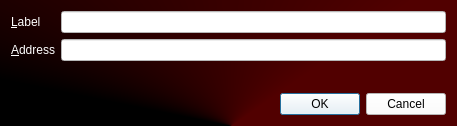
<?xml version="1.0" encoding="UTF-8"?>
<ui version="4.0">
 <class>EditAddressDialog</class>
 <widget class="QDialog" name="EditAddressDialog">
  <property name="geometry">
   <rect>
    <x>0</x>
    <y>0</y>
    <width>457</width>
    <height>126</height>
   </rect>
  </property>
  <property name="windowTitle">
   <string>Edit Address</string>
  </property>
  <property name="styleSheet">
   <string notr="true">font: 75 12pt &quot;Century Gothic&quot;;
background: qconicalgradient(cx:0.506, cy:1, angle:0.2, stop:0.1875 rgba(81, 0, 0, 255), stop:0.397727 rgba(0, 0, 0, 255))</string>
  </property>
  <layout class="QVBoxLayout" name="verticalLayout">
   <item>
    <layout class="QFormLayout" name="formLayout">
     <property name="fieldGrowthPolicy">
      <enum>QFormLayout::AllNonFixedFieldsGrow</enum>
     </property>
     <item row="0" column="0">
      <widget class="QLabel" name="label">
       <property name="styleSheet">
        <string notr="true">background: none;
color: #ffffff</string>
       </property>
       <property name="text">
        <string>&amp;Label</string>
       </property>
       <property name="buddy">
        <cstring>labelEdit</cstring>
       </property>
      </widget>
     </item>
     <item row="0" column="1">
      <widget class="QLineEdit" name="labelEdit">
       <property name="toolTip">
        <string>The label associated with this address book entry</string>
       </property>
       <property name="styleSheet">
        <string notr="true">font: 10pt &quot;Arial Narrow&quot;;
background: #ffffff;
color: #000000</string>
       </property>
      </widget>
     </item>
     <item row="1" column="0">
      <widget class="QLabel" name="label_2">
       <property name="styleSheet">
        <string notr="true">background: none;
color: #ffffff</string>
       </property>
       <property name="text">
        <string>&amp;Address</string>
       </property>
       <property name="buddy">
        <cstring>addressEdit</cstring>
       </property>
      </widget>
     </item>
     <item row="1" column="1">
      <widget class="QLineEdit" name="addressEdit">
       <property name="toolTip">
        <string>The address associated with this address book entry. This can only be modified for sending addresses.</string>
       </property>
       <property name="styleSheet">
        <string notr="true">font: 10pt &quot;Arial Narrow&quot;;
background: #ffffff;
color: #000000</string>
       </property>
      </widget>
     </item>
    </layout>
   </item>
   <item>
    <widget class="QDialogButtonBox" name="buttonBox">
     <property name="styleSheet">
      <string notr="true">font: 75 9pt &quot;Century Gothic&quot;;
background: #ffffff;
color: #000000</string>
     </property>
     <property name="orientation">
      <enum>Qt::Horizontal</enum>
     </property>
     <property name="standardButtons">
      <set>QDialogButtonBox::Cancel|QDialogButtonBox::Ok</set>
     </property>
    </widget>
   </item>
  </layout>
 </widget>
 <resources/>
 <connections>
  <connection>
   <sender>buttonBox</sender>
   <signal>accepted()</signal>
   <receiver>EditAddressDialog</receiver>
   <slot>accept()</slot>
   <hints>
    <hint type="sourcelabel">
     <x>248</x>
     <y>254</y>
    </hint>
    <hint type="destinationlabel">
     <x>157</x>
     <y>274</y>
    </hint>
   </hints>
  </connection>
  <connection>
   <sender>buttonBox</sender>
   <signal>rejected()</signal>
   <receiver>EditAddressDialog</receiver>
   <slot>reject()</slot>
   <hints>
    <hint type="sourcelabel">
     <x>316</x>
     <y>260</y>
    </hint>
    <hint type="destinationlabel">
     <x>286</x>
     <y>274</y>
    </hint>
   </hints>
  </connection>
 </connections>
</ui>
